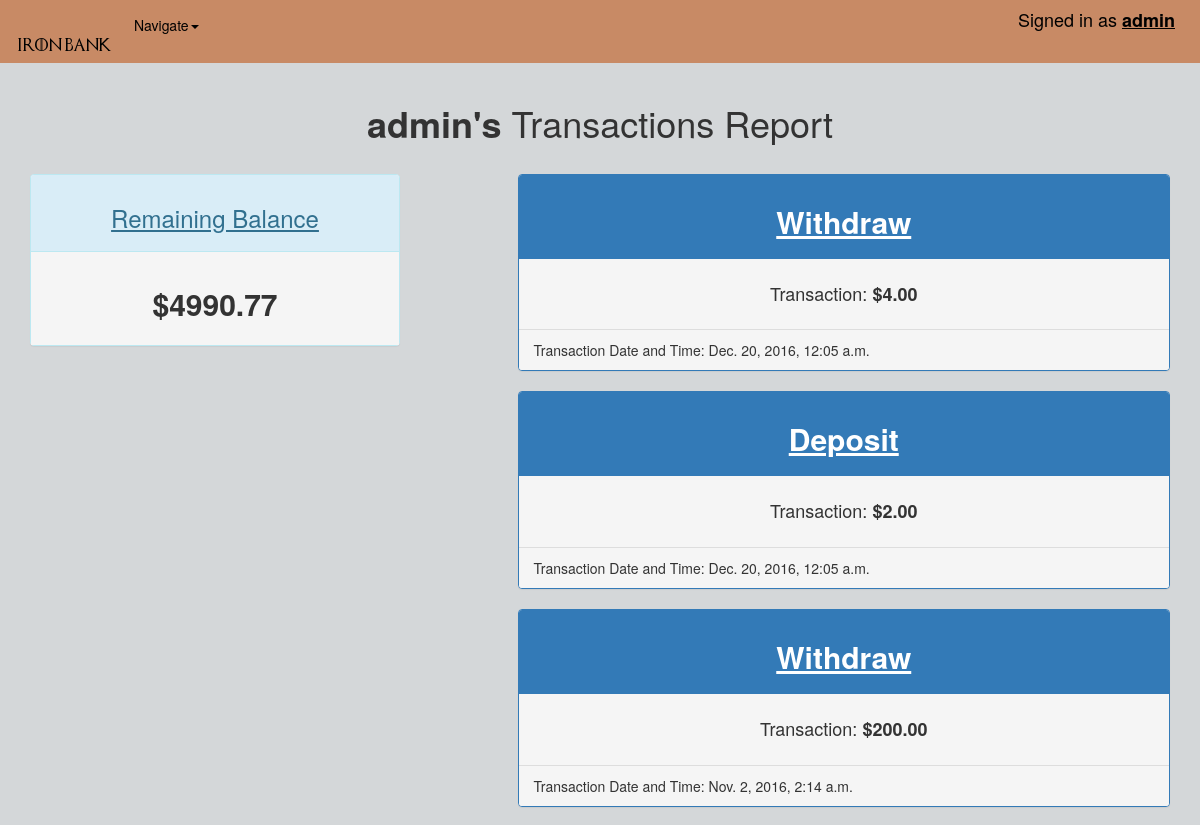
The app's page /account/1/ (signed in, upper part), older data.
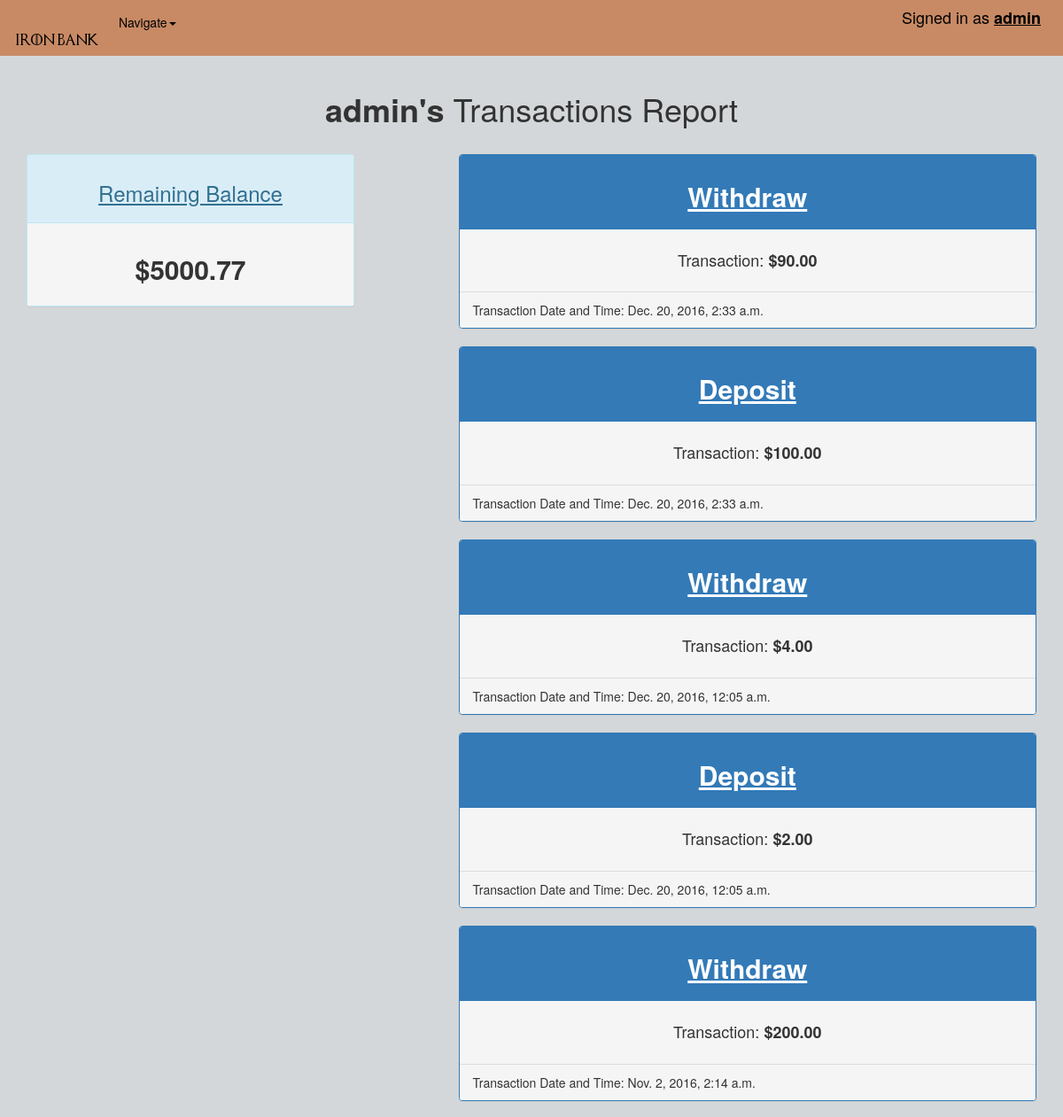
The same page, newer data.
### bank/models.py (models this page shows)
class Profile(models.Model):
    user = models.OneToOneField('auth.User')
    @property
    def balance(self):
        deposit_total = 0
        withdraw_total = 0
        transactions = Transaction.objects.filter(user=self.user)
        for transaction in transactions:
            if transaction.operator1 =='D':
                deposit_total += transaction.num1
            else:
                withdraw_total += transaction.num1
        return round(deposit_total - withdraw_total, 2)

class Transaction(models.Model):
    user = models.ForeignKey('auth.User')
    num1 = models.FloatField()
    operator1 = models.CharField(max_length=1, choices=OPTION)
    created = models.DateTimeField(auto_now_add=True)
    class Meta:
        ordering = ("created", )

### bank/views.py (the view)
# urls.py: url(r'^account/(?P<pk>\d+)/$', TransactionDetailView.as_view(), name="transaction_detail_view"),
class TransactionDetailView(ListView):
    model = Transaction
    def get_context_data(self, **kwargs):
        context = super().get_context_data(**kwargs)
        context["accounts"] = Transaction.objects.filter(user=self.request.user)
        return context

### templates/bank/transaction_list.html
{% extends 'base.html' %}
{% block content %}
 <br>
  <h1><b>{{ request.user }}'s</b> Transactions Report</h1>
  <br>
  <div class="row">
    <div class="col-md-4">
      <div class="panel panel-info">
        <div class="panel-heading">
          <h3 id="under">Remaining Balance</h3>
        </div>
        <div class="panel-body">
          <h2 id="center"><b>${{ request.user.profile.balance|floatformat:2 }}</b></h2>
        </div>
      </div>
    </div>
    {% for account in accounts|dictsortreversed:"created" %}
      {% if request.user == account.user %}
      <div class="profile_info">
          <div class="col-md-7">
            <div class="panel panel-primary">
              <div class="panel-heading">
                <h2 id="under"><b>{{ account.get_operator1_display }}</b></h2>
              </div>
              <div class="panel-body">
                <h4 id="center">Transaction: <b>${{ account.num1|floatformat:2 }}</b></h4>
              </div>
              <div class="panel-footer">
                Transaction Date and Time:  {{ account.created }}
              </div>
            </div>
          </div>
        </div>
    {% endif %}
  {% endfor %}
  </div>
{% endblock %}

### templates/base.html (shortened to what this page needs)
{% load staticfiles %}
<!DOCTYPE html>
<html>
  <head>
    <link rel="stylesheet" href="{% static 'css/bootstrap.css' %}" media="screen" title="no title">
    <link rel="stylesheet" href="https://cdnjs.cloudflare.com/ajax/libs/font-awesome/4.7.0/css/font-awesome.min.css">
  </head>
  <body>
    <nav class="nav navbar-custom">
      <div class="container-fluid">
        <div class="navbar-header">
            <h2><img class="nav_font" src="/static/fonts/small_got.png" alt="Iron Bank" /></h2>
        </div>
        <ul class="nav navbar-nav">
            <li class="dropdown">
              <a class="dropdown-toggle" data-toggle="dropdown" href="#">Navigate<span class="caret"></span></a>
            </li>
          </ul>
          {% if not request.user.is_authenticated %}
            <ul class="nav navbar-nav navbar-right">
              <li><a class="logo" href="{% url 'user_create_view' %}"><span class="glyphicon glyphicon-user"></span> New User</a></li>
              <li><a class="logo" href="{% url 'login' %}"><span class="glyphicon glyphicon-log-in"></span> Login</a></li>
            </ul>
          {% else %}
            <ul class="nav navbar-nav navbar-right"><h4 class="name">Signed in as <b id="under">{{ request.user }}</b></h4></ul>
          {% endif %}
      </div>
    </nav>
      <div class="container">
          {% block content %}
          {% endblock %}
      </div>
  </body>
</html>

### templates/base.html (style rules this page uses)
h1 { text-align: center; }
.col-md-4 { position: fixed; }
.col-md-7 { float: right; }
body { background-color: #d4d7d9; }
.panel-body { background-color: #f5f5f5; }
nav { color: white; }
.nav_font { color: white; }
.navbar-custom { background-color: #C88A65; }
.dropdown-toggle { color: white; }
.dropdown-toggle { color: black; }
#under { text-decoration: underline; text-align: center; }
#center { text-align: center; }
.name { color: black; padding-right: 25px; }

Row changes from the older to the newer data that the page shows:
added Transaction: operator1 "Withdraw", num1 "90.00", created "Dec. 20, 2016, 2:33 a.m."
added Transaction: operator1 "Deposit", num1 "100.00", created "Dec. 20, 2016, 2:33 a.m."
Text that changed along with them:
{{ request.user.profile.balance|floatformat:2 }}: "4990.77" → "5000.77"
